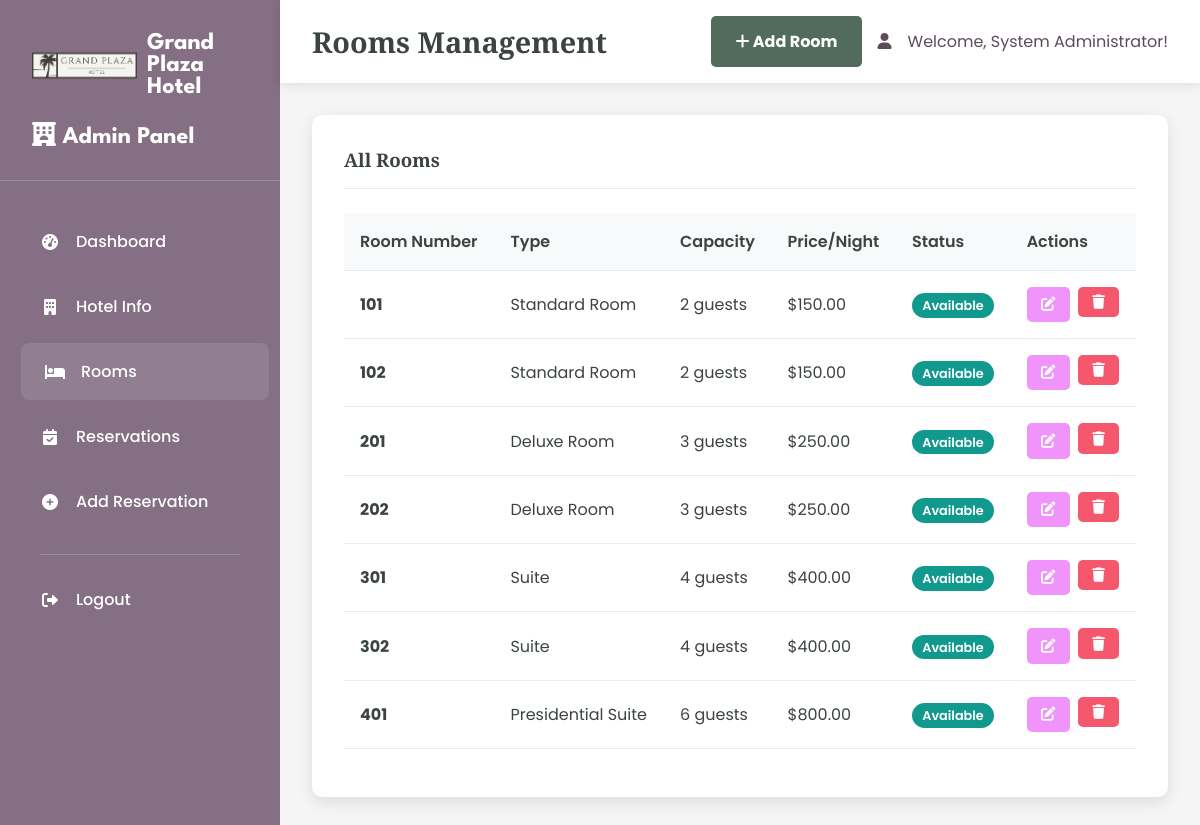
The page /admin/rooms.php (signed in) on the database as committed earlier.
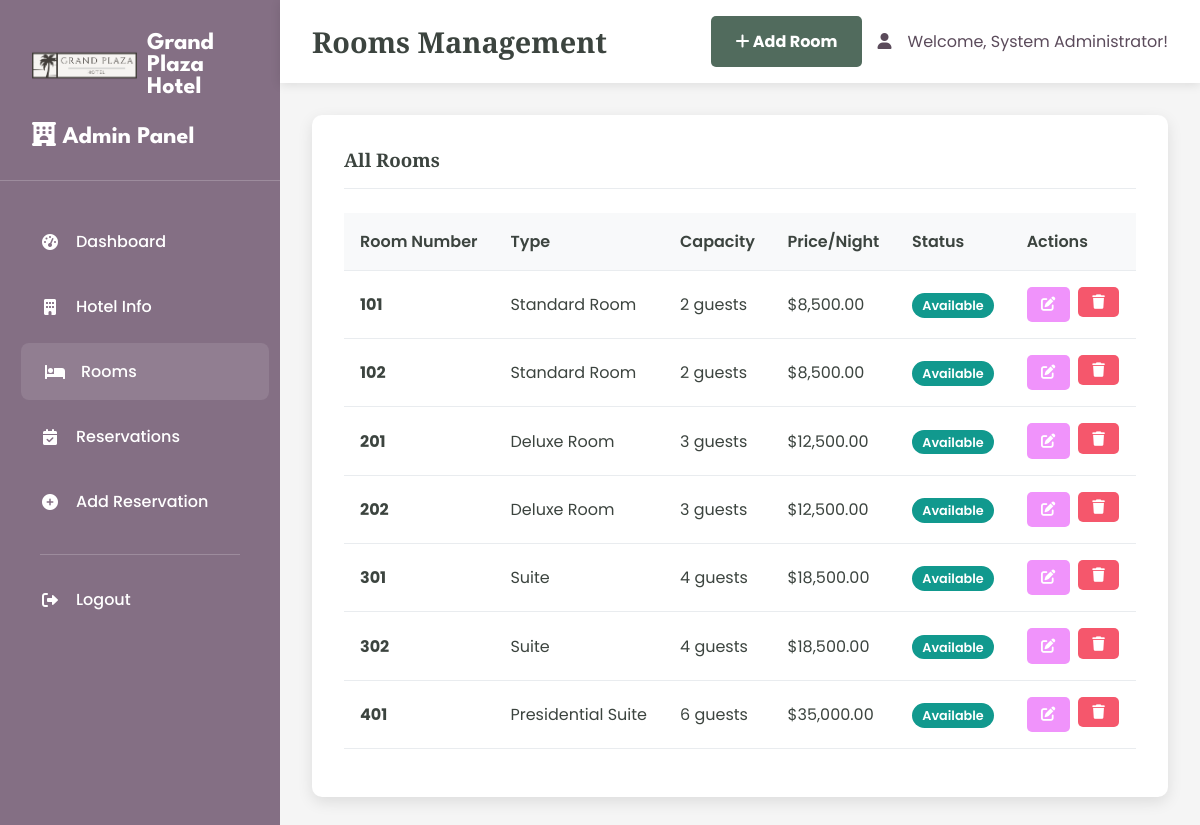
The same page on the database as committed later.
### tables this page shows
CREATE TABLE hotel (
    id INT AUTO_INCREMENT PRIMARY KEY,
    name VARCHAR(255) NOT NULL,
    address TEXT NOT NULL,
    phone VARCHAR(20),
    email VARCHAR(255),
    description TEXT,
    rating DECIMAL(2,1) DEFAULT 0.0,
    image_url VARCHAR(500),
    created_at TIMESTAMP DEFAULT CURRENT_TIMESTAMP,
    updated_at TIMESTAMP DEFAULT CURRENT_TIMESTAMP ON UPDATE CURRENT_TIMESTAMP
);

CREATE TABLE rooms (
    id INT AUTO_INCREMENT PRIMARY KEY,
    name VARCHAR(100) NOT NULL,
    room_number VARCHAR(50) NOT NULL UNIQUE,
    room_type VARCHAR(100) NOT NULL,
    capacity INT NOT NULL,
    size INT,
    price_per_night DECIMAL(10,2) NOT NULL,
    description TEXT,
    has_wifi BOOLEAN DEFAULT TRUE,
    has_tv BOOLEAN DEFAULT TRUE,
    has_ac BOOLEAN DEFAULT TRUE,
    is_available BOOLEAN DEFAULT TRUE,
    image_url VARCHAR(500),
    created_at TIMESTAMP DEFAULT CURRENT_TIMESTAMP,
    updated_at TIMESTAMP DEFAULT CURRENT_TIMESTAMP ON UPDATE CURRENT_TIMESTAMP
);

### admin/rooms.php (the view, shortened to what this page needs)
<?php
$pdo = getDBConnection();
$stmt = $pdo->query("SELECT * FROM rooms ORDER BY room_number");
$rooms = $stmt->fetchAll();
$stmt = $pdo->query("SELECT * FROM hotel LIMIT 1");
$hotel = $stmt->fetch();
?>
<!DOCTYPE html>
<html lang="en">
<head>
    <link href="https://cdnjs.cloudflare.com/ajax/libs/font-awesome/6.0.0/css/all.min.css" rel="stylesheet">
    <link rel="stylesheet" href="admin-styles.css">
</head>
<body>
    <div class="admin-container">
        <div class="sidebar">
            <div class="sidebar-header">
                <a href="../index.php" class="logo">
                    <img src="../assets/images/logo.png" alt="Hotel Logo">
                    <span class="logo-text"><?php echo htmlspecialchars($hotel['name']); ?></span>
                </a>
                <h3><i class="fas fa-hotel"></i> Admin Panel</h3>
            </div>
            <nav class="sidebar-nav">
                <div class="nav-item">
                    <a href="dashboard.php" class="nav-link">
                        <i class="fas fa-tachometer-alt"></i>
                        Dashboard
                    </a>
                </div>
                <div class="nav-item">
                    <a href="hotel.php" class="nav-link">
                        <i class="fas fa-building"></i>
                        Hotel Info
                    </a>
                </div>
                <div class="nav-item">
                    <a href="rooms.php" class="nav-link active">
                        <i class="fas fa-bed"></i>
                        Rooms
                    </a>
                </div>
                <div class="nav-item">
                    <a href="reservations.php" class="nav-link">
                        <i class="fas fa-calendar-check"></i>
                        Reservations
                    </a>
                </div>
                <div class="nav-item">
                    <a href="add_reservation.php" class="nav-link">
                        <i class="fas fa-plus-circle"></i>
                        Add Reservation
                    </a>
                </div>
                <div class="nav-divider"></div>
                <div class="nav-item">
                    <a href="?logout=1" class="nav-link">
                        <i class="fas fa-sign-out-alt"></i>
                        Logout
                    </a>
                </div>
            </nav>
        </div>
        <div class="main-content">
            <div class="top-nav">
                <h1 class="page-title">Rooms Management</h1>
                <div class="user-info">
                    <a href="?action=add" class="btn btn-primary">
                        <i class="fas fa-plus"></i>
                        Add Room
                    </a>
                    <i class="fas fa-user"></i>
                    <span>Welcome, <?php echo htmlspecialchars($_SESSION['admin_name']); ?>!</span>
                </div>
            </div>
            <div class="card">
                <div class="card-header">
                    <h3 class="card-title">All Rooms</h3>
                </div>
                <div class="table-responsive">
                    <table class="table">
                        <thead>
                            <tr>
                                <th>Room Number</th>
                                <th>Type</th>
                                <th>Capacity</th>
                                <th>Price/Night</th>
                                <th>Status</th>
                                <th>Actions</th>
                            </tr>
                        </thead>
                        <tbody>
                            <?php foreach ($rooms as $room): ?>
                            <tr>
                                <td>
                                    <strong><?php echo htmlspecialchars($room['room_number']); ?></strong>
                                </td>
                                <td><?php echo htmlspecialchars($room['room_type']); ?></td>
                                <td><?php echo htmlspecialchars($room['capacity']); ?> guests</td>
                                <td>$<?php echo number_format($room['price_per_night'], 2); ?></td>
                                <td>
                                    <span class="badge badge-<?php echo $room['is_available'] ? 'success' : 'danger'; ?>">
                                        <?php echo $room['is_available'] ? 'Available' : 'Occupied'; ?>
                                    </span>
                                </td>
                                <td>
                                    <div class="table-actions">
                                        <a href="?action=edit&id=<?php echo $room['id']; ?>" class="btn btn-warning btn-sm">
                                            <i class="fas fa-edit"></i>
                                        </a>
                                        <form method="POST" style="display: inline;" onsubmit="return confirm('Are you sure you want to delete this room?');">
                                            <button type="submit" class="btn btn-danger btn-sm">
                                                <i class="fas fa-trash"></i>
                                            </button>
                                        </form>
                                    </div>
                                </td>
                            </tr>
                            <?php endforeach; ?>
                        </tbody>
                    </table>
                </div>
            </div>
        </div>
    </div>
</body>
</html>

### admin/admin-styles.css (style rules this page uses)
body { margin: 0; font-family: 'Poppins', serif; color: #3c443f; background-color: #ffffff; }
h1, h2, h3, h4, h5, h6 { font-family: 'Libre Baskerville', sans-serif; }
a { text-decoration: none; color: inherit; }
.admin-container { display: flex; min-height: 100vh; }
.sidebar { background-color: #846f84; width: 280px; color: #ffffff; padding: 2em 0; box-shadow: 2px 0 10px rgba(0,0,0,0.1); }
.sidebar-header { padding: 0 2em 2em 2em; border-bottom: 1px solid rgba(255,255,255,0.2); margin-bottom: 2em; }
.sidebar-header h3 { font-family: 'League Spartan', sans-serif; font-size: 1.5em; margin: 0; color: #ffffff; }
.logo { display: flex; align-items: center; text-decoration: none; color: #ffffff; font-family: 'League Spartan', sans-serif; font-size: 1.5em; font-weight: bold; transition: opacity 0.3s ease; margin-bottom: 1em; }
.logo img { height: 35px; width: auto; margin-right: 10px; border-radius: 5px; }
.logo-text { color: #ffffff; text-decoration: none; }
.sidebar-nav { padding: 0 1em; }
.nav-item { margin-bottom: 0.5em; }
.nav-link { display: flex; align-items: center; padding: 1em 1.5em; color: #ffffff; border-radius: 8px; transition: all 0.3s ease; font-weight: 500; }
.nav-link:hover, .nav-link.active { background-color: rgba(255,255,255,0.1); color: #ffffff; transform: translateX(5px); }
.nav-link i { margin-right: 1em; width: 20px; text-align: center; }
.nav-divider { border-top: 1px solid rgba(255,255,255,0.2); margin: 1.5em 1.5em 1em 1.5em; }
.main-content { flex: 1; background-color: #f5f5f5; padding: 2em; }
.top-nav { background-color: #ffffff; padding: 1em 2em; margin: -2em -2em 2em -2em; box-shadow: 0 2px 10px rgba(0,0,0,0.1); display: flex; justify-content: space-between; align-items: center; }
.page-title { font-family: 'Libre Baskerville', sans-serif; font-size: 1.8em; color: #3c443f; margin: 0; }
.user-info { display: flex; align-items: center; gap: 1em; color: #5b4b5b; }
.card { background: #ffffff; border-radius: 10px; box-shadow: 0 5px 15px rgba(0,0,0,0.1); padding: 2em; margin-bottom: 2em; border: none; }
.card-header { background: none; border-bottom: 1px solid #e9ecef; padding-bottom: 1em; margin-bottom: 1.5em; }
.card-title { font-family: 'Libre Baskerville', sans-serif; color: #3c443f; margin: 0; }
.btn { padding: 0.8em 1.5em; border: none; border-radius: 5px; font-weight: bold; transition: all 0.3s ease; cursor: pointer; text-decoration: none; display: inline-block; text-align: center; }
.btn-primary { background-color: #516b5d; color: #ffffff; }
.btn-warning { background-color: #f093fb; color: #ffffff; }
.btn-danger { background-color: #f5576c; color: #ffffff; }
.btn-sm { padding: 0.5em 1em; font-size: 0.9em; }
.table { width: 100%; border-collapse: collapse; margin-bottom: 1em; }
.table th, .table td { padding: 1em; text-align: left; border-bottom: 1px solid #e9ecef; }
.table th { background-color: #f8f9fa; font-weight: 600; color: #3c443f; }
.table-actions { display: flex; gap: 0.5em; }
.badge { padding: 0.3em 0.8em; border-radius: 20px; font-size: 0.8em; font-weight: 600; }
.badge-success { background-color: #11998e; color: #ffffff; }

Rows that differ between the two databases and show on the page:
changed rooms (number 1 of 7 on the later page): price_per_night "150.00" → "8,500.00"
changed rooms (number 2 of 7 on the later page): price_per_night "150.00" → "8,500.00"
changed rooms (number 3 of 7 on the later page): price_per_night "250.00" → "12,500.00"
changed rooms (number 4 of 7 on the later page): price_per_night "250.00" → "12,500.00"
changed rooms (number 5 of 7 on the later page): price_per_night "400.00" → "18,500.00"
changed rooms (number 6 of 7 on the later page): price_per_night "400.00" → "18,500.00"
changed rooms "Presidential Suite": price_per_night "800.00" → "35,000.00"
